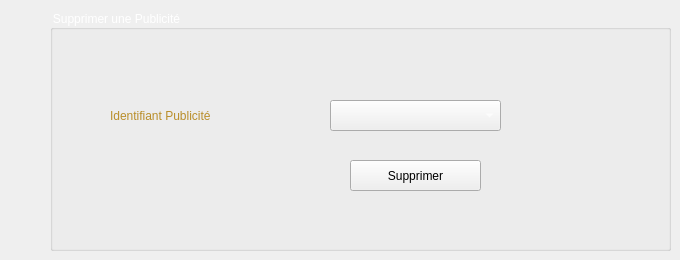
     <widget class="QWidget" name="Supprimer_2">
      <attribute name="title">
       <string>Supprimer</string>
      </attribute>
      <widget class="QLabel" name="label_12">
       <property name="geometry">
        <rect>
         <x>110</x>
         <y>90</y>
         <width>211</width>
         <height>51</height>
        </rect>
       </property>
       <property name="styleSheet">
        <string notr="true">font: 16pt &quot;MV Boli&quot;;
color: rgb(185, 142, 42);</string>
       </property>
       <property name="text">
        <string>Identifiant Publicité</string>
       </property>
      </widget>
      <widget class="QPushButton" name="pushButton_supprimerPub">
       <property name="geometry">
        <rect>
         <x>350</x>
         <y>160</y>
         <width>131</width>
         <height>31</height>
        </rect>
       </property>
       <property name="styleSheet">
        <string notr="true">font: 15pt &quot;MV Boli&quot;;
</string>
       </property>
       <property name="text">
        <string>Supprimer</string>
       </property>
      </widget>
      <widget class="QGroupBox" name="groupBox_3">
       <property name="geometry">
        <rect>
         <x>50</x>
         <y>10</y>
         <width>621</width>
         <height>241</height>
        </rect>
       </property>
       <property name="styleSheet">
        <string notr="true">font: 75 12pt &quot;Adobe Gothic Std B&quot;;
color: rgb(255, 255, 255);</string>
       </property>
       <property name="title">
        <string>Supprimer une Publicité</string>
       </property>
       <widget class="QLabel" name="label_26">
        <property name="geometry">
         <rect>
          <x>480</x>
          <y>60</y>
          <width>101</width>
          <height>91</height>
         </rect>
        </property>
        <property name="text">
         <string/>
        </property>
        <property name="pixmap">
         <pixmap>../delete1.png</pixmap>
        </property>
       </widget>
       <widget class="QComboBox" name="comboBox_suppPUB">
        <property name="geometry">
         <rect>
          <x>280</x>
          <y>90</y>
          <width>171</width>
          <height>31</height>
         </rect>
        </property>
       </widget>
      </widget>
      <zorder>groupBox_3</zorder>
      <zorder>label_12</zorder>
      <zorder>pushButton_supprimerPub</zorder>
     </widget>
